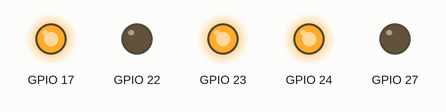
A program run on a simulated Raspberry Pi (BCM pin numbers). On the bench: output pins drawn as LEDs (lit = HIGH).

Above: at 1.5 s.
At 3.5 s:
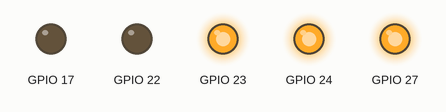
At 5.5 s:
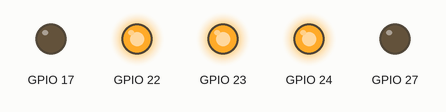
At 6.5 s:
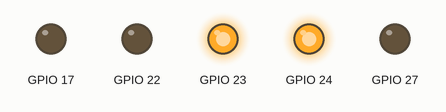
Timing chart, 0 to 8.8 s (numbered marks = the images above):
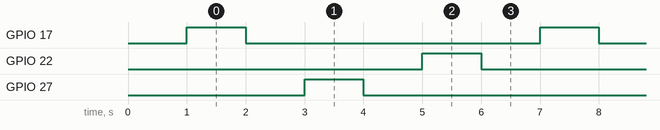

The program:

lightsControl.py
```python
import RPi.GPIO as GPIO
import time

def blink(pin, t):
    GPIO.setup(pin, GPIO.OUT, initial=GPIO.LOW)
    GPIO.output(pin, GPIO.HIGH)
    time.sleep(t)
    GPIO.output(pin, GPIO.LOW)
    time.sleep(t)

GPIO.setmode(GPIO.BCM)

GPIO.setup(23, GPIO.OUT, initial=GPIO.LOW)
GPIO.setup(24, GPIO.OUT, initial=GPIO.LOW)

GPIO.output(23, GPIO.HIGH)
GPIO.output(24, GPIO.HIGH)

time.sleep(1)

while True:
    blink(17, 1)
    blink(27, 1)
    blink(22, 1)

    
```

Measured:
- by itself, GPIO 17, GPIO 22, GPIO 27: alternates HIGH for 1.0 s and LOW for 5.0 s
